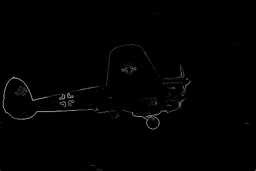
#> input picture PbLiteBorder/BSDS500/SobelBaseline/1.png, 256 x 171 px, shrunk from 481 x 321 before the run, given in place of 1.jpg, which was not available
$ python pblite.py   (older library calls are emulated)
#> lines starting #> are read from the running program, lines starting #| are printed output that depends on the picture; after the words box and inside, x2 and y2 are one past the last pixel; in counts of white or black regions, pixels touching at a corner belong together; pictures that were not available may be replaced by others from this repository, and a replacement may not be noted
#!/usr/bin/env python

"""
CMSC733 Spring 2019: Classical and Deep Learning Approaches for
Geometric Computer Vision
Homework 0: Alohomora: Phase 1 Starter Code


Author(s):
Nitin J. Sanket (nitin@terpmail.umd.edu)
PhD Candidate in Computer Science,
University of Maryland, College Park

Chahat Deep Singh (chahat@terpmail.umd.edu)
PhD Student in Computer Science,
University of Maryland, College Park
"""

# Code starts here:

import numpy as np
import cv2
import matplotlib.pyplot as plt
import scipy.stats as st
import skimage.transform
from sklearn.cluster import KMeans
import argparse

def gkern(kernlen, nsig):
    interval = (2*nsig+1.)/(kernlen)
    x = np.linspace(-nsig-interval/2., nsig+interval/2., kernlen+1)
    kern1d = np.diff(st.norm.cdf(x))
    kernel_raw = np.sqrt(np.outer(kern1d, kern1d))
    kernel = kernel_raw/kernel_raw.sum()
    return kernel

def DoG(scales,orient,size):
#> called with scales = 16, orient = 15, size = 49
    orients=np.linspace(0,360,orient)
    kernels=[]
    kernel=gkern(size,scales)
    border = cv2.borderInterpolate(0, 1, cv2.BORDER_CONSTANT)
    sobelx64f = cv2.Sobel(kernel,cv2.CV_64F,1,0,ksize=3, borderType=border)
    plt.subplots(3,5,figsize=(20,20))
    for i,eachOrient in enumerate(orients):
        image=skimage.transform.rotate(sobelx64f,eachOrient)
        plt.subplots_adjust(hspace=1.0,wspace=1.5)
        plt.subplot(3,5,i+1)
        plt.imshow(image,cmap='binary')
        kernels.append(image)
        image=0
    plt.savefig('DoG.png')
    plt.close()
    return kernels

def gabor_fn(sigma, theta, Lambda, psi, gamma):
    sigma_x = sigma
    sigma_y = float(sigma) / gamma

    # Bounding box
    nstds = 3 # Number of standard deviation sigma
    xmax = max(abs(nstds * sigma_x * np.cos(theta)), abs(nstds * sigma_y * np.sin(theta)))
    xmax = np.ceil(max(1, xmax))
    ymax = max(abs(nstds * sigma_x * np.sin(theta)), abs(nstds * sigma_y * np.cos(theta)))
    ymax = np.ceil(max(1, ymax))
    xmin = -xmax
    ymin = -ymax
    (y, x) = np.meshgrid(np.arange(ymin, ymax + 1), np.arange(xmin, xmax + 1))

    # Rotation
    x_theta = x * np.cos(theta) + y * np.sin(theta)
    y_theta = -x * np.sin(theta) + y * np.cos(theta)

    gb = np.exp(-.5 * (x_theta ** 2 / sigma_x ** 2 + y_theta ** 2 / sigma_y ** 2)) * np.cos(2 * np.pi / Lambda * x_theta + psi)
    return gb

def gaussian1d(sigma, mean, x, ord):
    x = np.array(x)
    x_ = x - mean
    var = sigma**2

    # Gaussian Function
    g1 = (1/np.sqrt(2*np.pi*var))*(np.exp((-1*x_*x_)/(2*var)))

    if ord == 0:
        g = g1
        return g
    elif ord == 1:
        g = -g1*((x_)/(var))
        return g
    else:
        g = g1*(((x_*x_) - var)/(var**2))
        return g

def gaussian2d(sup, scales):
    var = scales * scales
    shape = (sup,sup)
    n,m = [(i - 1)/2 for i in shape]
    x,y = np.ogrid[-m:m+1,-n:n+1]
    g = (1/np.sqrt(2*np.pi*var))*np.exp( -(x*x + y*y) / (2*var) )
    return g

def log2d(sup, scales):
    var = scales * scales
    shape = (sup,sup)
    n,m = [(i - 1)/2 for i in shape]
    x,y = np.ogrid[-m:m+1,-n:n+1]
    g = (1/np.sqrt(2*np.pi*var))*np.exp( -(x*x + y*y) / (2*var) )
    h = g*((x*x + y*y) - var)/(var**2)
    return h

def makefilter(scale, phasex, phasey, pts, sup):

    gx = gaussian1d(3*scale, 0, pts[0,...], phasex)
    gy = gaussian1d(scale,   0, pts[1,...], phasey)

    image = gx*gy

    image = np.reshape(image,(sup,sup))
    return image

def makeLMfilters():
    sup     = 49
    scalex  = np.sqrt(2) * np.array([1,2,3])
    norient = 6
    nrotinv = 12

    nbar  = len(scalex)*norient
    nedge = len(scalex)*norient
    nf    = nbar+nedge+nrotinv
    F     = np.zeros([sup,sup,nf])
    hsup  = (sup - 1)/2

    x = [np.arange(-hsup,hsup+1)]
    y = [np.arange(-hsup,hsup+1)]

    [x,y] = np.meshgrid(x,y)

    orgpts = [x.flatten(), y.flatten()]
    orgpts = np.array(orgpts)

    count = 0
    for scale in range(len(scalex)):
        for orient in range(norient):
            angle = (np.pi * orient)/norient
            c = np.cos(angle)
            s = np.sin(angle)
            rotpts = [[c+0,-s+0],[s+0,c+0]]
            rotpts = np.array(rotpts)
            rotpts = np.dot(rotpts,orgpts)
            F[:,:,count] = makefilter(scalex[scale], 0, 1, rotpts, sup)
            F[:,:,count+nedge] = makefilter(scalex[scale], 0, 2, rotpts, sup)
            count = count + 1

    count = nbar+nedge
    scales = np.sqrt(2) * np.array([1,2,3,4])

    for i in range(len(scales)):
        F[:,:,count]   = gaussian2d(sup, scales[i])
        count = count + 1

    for i in range(len(scales)):
        F[:,:,count] = log2d(sup, scales[i])
        count = count + 1

    for i in range(len(scales)):
        F[:,:,count] = log2d(sup, 3*scales[i])
        count = count + 1

    return F


def saveLMFilters(F):
    for i in range(0,48):
        plt.subplot(4,12,i+1)
        plt.axis('off')
        plt.imshow(F[:,:,i], cmap = 'binary')
    plt.savefig('LM.png')

def saveGaborFilters(G):
    for i in range(0,36):
        plt.subplot(6,6,i+1)
        plt.axis('off')
        plt.imshow(G[i], cmap = 'binary')
    plt.savefig('Gabor.png')


def saveHalfDisks(bank1,bank2):
    for i in range(0,15):
        plt.subplot(5,6,i+1)
        plt.axis('off')
        plt.imshow(bank1[i], cmap = 'binary')
    for i in range(0,15):
        plt.subplot(5,6,16+i)
        plt.axis('off')
        plt.imshow(bank2[i], cmap = 'binary')

    plt.savefig('HDMasks.png')
    plt.close()


def half_disk(radius):
    a=np.ones((2*radius+1,2*radius+1))
    y,x = np.ogrid[-radius:radius+1,-radius:radius+1]
    mask2 = x*x + y*y <= radius**2
    a[mask2] = 0
    b=np.ones((2*radius+1,2*radius+1))
    y,x = np.ogrid[-radius:radius+1,-radius:radius+1]
    p = x>-1
    q = y>-radius-1
    mask3 = p*q
    b[mask3] = 0

    return a, b


def chiSquareDist(imgMap,bank,flipbank,bins):
    imgMapCopy=imgMap
    for i,eachFilter in enumerate(bank):
        chiSqr=imgMap*0
        for eachBin in range(1,bins):
            #find the id in the list and make a mask
            tmpMask=np.ma.masked_where(imgMap==eachBin,imgMap)
            tmpMask=tmpMask.mask.astype(np.int)
            #conv with left and right images
            #border = cv2.borderInterpolate(0, 1, cv2.BORDER_CONSTANT)
            g=cv2.filter2D(tmpMask,-1,bank[i].astype(np.int))
            h=cv2.filter2D(tmpMask,-1,flipbank[i].astype(np.int))
            tmpVal=((g-h)**2)/(g+h)
            chiSqr=chiSqr+tmpVal
        imgMapCopy=np.dstack((imgMapCopy,0.5*chiSqr))
    return imgMapCopy


def main():

    Parser = argparse.ArgumentParser()
    Parser.add_argument('--indexPic',dest='indexPic',type=int, default=1, help='input for the index of the image')
    Parser.add_argument('--imgPath',dest='imgPath', default='/home/kartikmadhira/CMSC733/YourDirectoryID_hw0/Phase1/BSDS500/Images/', help='Path to load images from, Default:BasePath')
    Args = Parser.parse_args()
    indexPic = Args.indexPic
    imgPath=Args.imgPath
    imgPath=imgPath+str(indexPic)+'.jpg'


    """
	Generate Difference of Gaussian Filter Bank: (DoG)
	Display all the filters in this filter bank and save image as DoG.png,
	use command "cv2.imwrite(...)"
	"""
    dog1=DoG(16,15,49)

    """
	Generate Leung-Malik Filter Bank: (LM)
	Display all the filters in this filter bank and save image as LM.png,
	use command "cv2.imwrite(...)"
	"""

    F = makeLMfilters()
    saveLMFilters(F)


    """
	Generate Gabor Filter Bank: (Gabor)
	Display all the filters in this filter bank and save image as Gabor.png,
	use command "cv2.imwrite(...)"
	"""

    angle1=np.linspace(0,360,12)
    gaborKernels=[]
    gabor1=gabor_fn(9,0.25,1,1,1)
    for eachAngle in angle1:
        gab1=skimage.transform.rotate(gabor1,eachAngle)
        gaborKernels.append(gab1)
    angle2=np.linspace(0,360,12)
    gabor2=gabor_fn(16,0.25,1,1,1)
    for eachAngle in angle2:
        gab2=skimage.transform.rotate(gabor2,eachAngle)
        gaborKernels.append(gab2)
    angle3=np.linspace(0,360,12)
    gabor3=gabor_fn(16,0.25,1,1,1)
    for eachAngle in angle3:
        gab3=skimage.transform.rotate(gabor3,eachAngle)
        gaborKernels.append(gab3)

    saveGaborFilters(gaborKernels)


    """
	Generate Half-disk masks
	Display all the Half-disk masks and save image as HDMasks.png,
	use command "cv2.imwrite(...)"
	"""
    a1,b1=half_disk(25)
    orient=np.linspace(0,360,15)
    halfDiskBank1=[]
    for eachAngle in orient:
        rotatedMask=skimage.transform.rotate(b1,eachAngle)
        image1=np.logical_or(a1,rotatedMask).astype(np.int)
        halfDiskBank1.append(image1)
        image1=0
    halfDiskBank2=[]
    for each in halfDiskBank1:
        image=np.flip(each).astype(np.int)
        halfDiskBank2.append(image)
        image=0

    saveHalfDisks(halfDiskBank1,halfDiskBank2)
#> in saveHalfDisks, `plt.savefig('HDMasks.png')`:
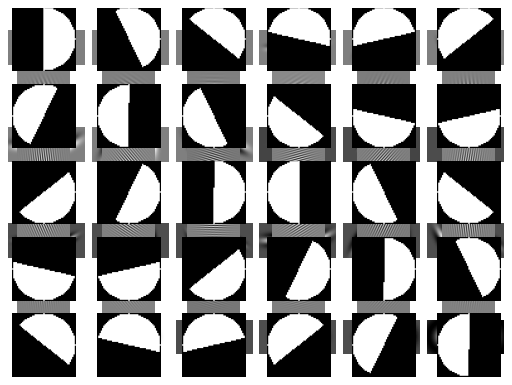
#> figure drawn by matplotlib, 114 panels

    """
	Generate Texton Map
	Filter image using oriented gaussian filter bank
	"""

    ss=cv2.imread(imgPath,0)
#> ss is the input picture: shape (171, 256); min 0, max 177, mean 1.7
    w,h=ss.shape
#> w = 171; h = 256
    ss2=ss
    for i in range(48):
        border = cv2.borderInterpolate(0, 1, cv2.BORDER_CONSTANT)
        image=cv2.filter2D(ss,-1,F[:,:,i],borderType=border)
        ss2=np.dstack((ss2,image))
        image=0
    for i in range(15):
        border = cv2.borderInterpolate(0, 1, cv2.BORDER_CONSTANT)
        image=cv2.filter2D(ss,-1,dog1[i],borderType=border)
        ss2=np.dstack((ss2,image))
        image=0
    for i in range(12):
        border = cv2.borderInterpolate(0, 1, cv2.BORDER_CONSTANT)
        image=cv2.filter2D(ss,-1,gaborKernels[i],borderType=border)
        ss2=np.dstack((ss2,image))
        image=0

    _,_,d=ss2.shape
#> d = 76
    ss3=ss2[:,:,1:d]
    ss4=np.reshape(ss3,((w*h),d-1))
    ss4.shape

    """
	Generate texture ID's using K-means clustering
	Display texton map and save image as TextonMap_ImageName.png,
	use command "cv2.imwrite('...)"
	"""
    kmeans = KMeans(n_clusters=64, random_state=2)
    kmeans.fit(ss4)
    labels = kmeans.predict(ss4)
    textonMap=np.reshape(labels,(w,h))
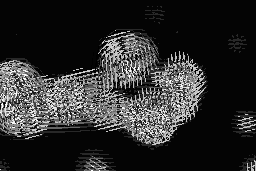
#> textonMap: shape (171, 256) int32; min 0, max 63, mean 10.9; drawn with min black and max white
    plt.imshow(textonMap)
    plt.savefig('TextonMap_'+str(indexPic)+'.png')
    plt.close()
    print('saved DOG and LM')

    """
	Generate Texton Gradient (Tg)
	Perform Chi-square calculation on Texton Map
	Display Tg and save image as Tg_ImageName.png,
	use command "cv2.imwrite(...)"
	"""

    Tg=chiSquareDist(textonMap,halfDiskBank1,halfDiskBank2,64)
#> after the loop in chiSquareDist, `for i,eachFilter in enumerate(bank):`:
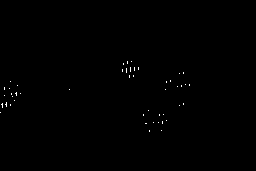
#> tmpMask: shape (171, 256) int64; values 0 (black) and 1 (white), 0.22% white in thin lines or dots, all inside (x1, y1, x2, y2) = (0, 61, 190, 132)
    Tg=Tg[:,:,1:16]
    plt.imshow(np.mean(Tg,axis=2))
    plt.savefig('Tg_'+str(indexPic)+'.png')
    plt.close()
    print('saved DOG and LM')

    """
	Generate Brightness Map
	Perform brightness binning
    """

    newSSshape=np.reshape(ss,((w*h),1))
    kmeansBrightness = KMeans(n_clusters=16, random_state=2)
    kmeansBrightness.fit(newSSshape)

    labelsBrightnesss=kmeansBrightness.predict(newSSshape)
    brightMap=np.reshape(labelsBrightnesss,((w,h)))
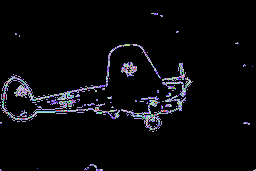
#> brightMap: shape (171, 256) int32; 16 distinct labels, from 0 to 15; one colour per label, 0 black
    plt.imshow(brightMap)
    plt.savefig('BrightMap_'+str(indexPic)+'.png')
    plt.close()
    """
	Generate Brightness Gradient (Bg)
	Perform Chi-square calculation on Brightness Map
	Display Bg and save image as Bg_ImageName.png,
	use command "cv2.imwrite(...)"
	"""
    Bg=chiSquareDist(brightMap,halfDiskBank1,halfDiskBank2,16)
#> call 2 of chiSquareDist, with bins = 16
#> after the loop in chiSquareDist (call 2), `for i,eachFilter in enumerate(bank):`:
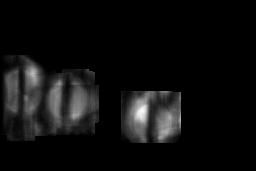
#> chiSqr: shape (171, 256) float64; 76.58% of the values are NaN or infinite; the others: min 0, max 140.5, mean 33.9; drawn with min black, max white, NaN and infinite black
#> after the loop in chiSquareDist (call 2), `for i,eachFilter in enumerate(bank):`: tmpMask: shape (171, 256) int64; values 0 (black) and 1 (white), 0.11% white in thin lines or dots, all inside (x1, y1, x2, y2) = (3, 80, 189, 129)
    Bg=Bg[:,:,1:16]
    plt.imshow(np.mean(Bg,axis=2))
    plt.savefig('Bg_'+str(indexPic)+'.png')
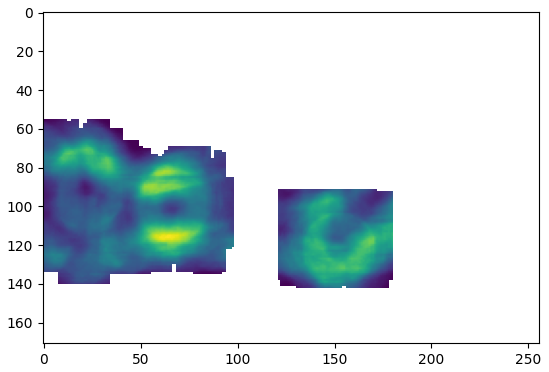
#> figure drawn by matplotlib, 1 panel
    plt.close()
    print('saved DOG and LM')


#
#
#	"""
#	Generate Color Map
#	Perform color binning or clustering
#	"""
    ssColor=cv2.imread(imgPath)
    ssColor=np.reshape(ssColor,((w*h),3))
    kmeansColor = KMeans(n_clusters=16, random_state=2)
    kmeansColor.fit(ssColor)
    colorMap=kmeansColor.predict(ssColor)
    colorMap=np.reshape(colorMap,(w,h))
#> colorMap: shape (171, 256) int32; 16 distinct labels, from 0 to 15
    plt.imshow(colorMap)
    plt.savefig('ColorMap_'+str(indexPic)+'.png')
    plt.close()


    """
	Generate Color Gradient (Cg)
	Perform Chi-square calculation on Color Map
	Display Cg and save image as Cg_ImageName.png,
	use command "cv2.imwrite(...)"
	"""
    Cg=chiSquareDist(colorMap,halfDiskBank1,halfDiskBank2,16)
    Cg=Cg[:,:,1:16]
    plt.imshow(np.mean(Cg,axis=2))
    plt.savefig('Cg_'+str(indexPic)+'.png')
    plt.close()

    """
	Read Sobel Baseline
	use command "cv2.imread(...)"
	"""
    sobelImagePath='/home/kartikmadhira/CMSC733/YourDirectoryID_hw0/Phase1/BSDS500/SobelBaseline/'+str(indexPic)+'.png'
    sobelBaseline=cv2.imread(sobelImagePath,0)

    """
	Read Canny Baseline
	use command "cv2.imread(...)"
	"""
    cannyImagePath='/home/kartikmadhira/CMSC733/YourDirectoryID_hw0/Phase1/BSDS500/CannyBaseline/'+str(indexPic)+'.png'
    cannyBaseline=cv2.imread(cannyImagePath,0)

    tmp1=(Tg+Bg+Cg)/3
    average=np.mean(tmp1,axis=2)

    """
	Combine responses to get pb-lite output
	Display PbLite and save image as PbLite_ImageName.png
	use command "cv2.imwrite(...)"
	"""
    final=np.multiply(average,(0.5*cannyBaseline+0.5*sobelBaseline))
    plt.imshow(final,cmap='binary')
    cv2.imwrite('PbLite_'+str(indexPic)+'.png',final)
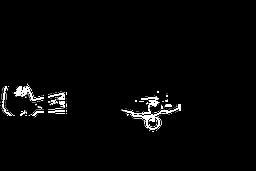
#> saved as PbLite_1.png: shape (171, 256); min 0, max 255, mean 6.1
    print('saved DOG and LM')
    plt.close()

#
#
#
#

if __name__ == '__main__':
    main()
